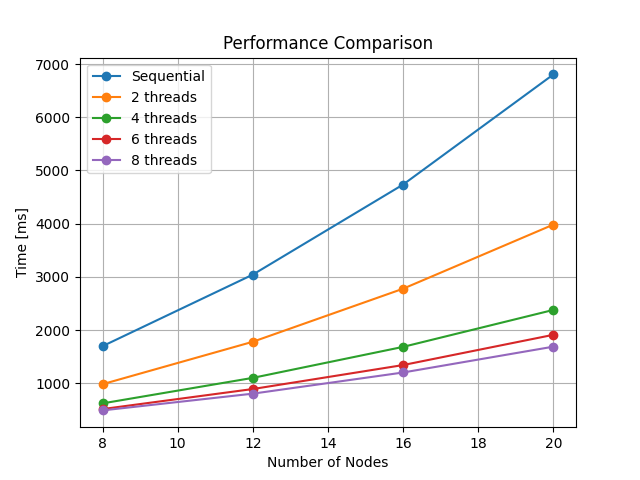

Write the Python code that produced this figure.
import matplotlib.pyplot as plt

num_of_nodes = [8, 12, 16, 20]
seq_avg_times = [1696, 3042, 4736, 6807]
two_thread_time = [981, 1779, 2777, 3983]
four_thread_time = [620, 1100, 1683, 2378]
six_thread_time = [513, 890, 1341, 1910]
eight_thread_time = [488, 803, 1201, 1687]

plt.plot(num_of_nodes, seq_avg_times, marker='o', label="Sequential")
plt.plot(num_of_nodes, two_thread_time, marker='o', label="2 threads")
plt.plot(num_of_nodes, four_thread_time, marker='o', label="4 threads")
plt.plot(num_of_nodes, six_thread_time, marker='o', label="6 threads")
plt.plot(num_of_nodes, eight_thread_time, marker='o', label="8 threads")

plt.xlabel("Number of Nodes")
plt.ylabel("Time [ms]")
plt.title("Performance Comparison")
plt.legend()
plt.grid(True)

plt.savefig("plot.png")
